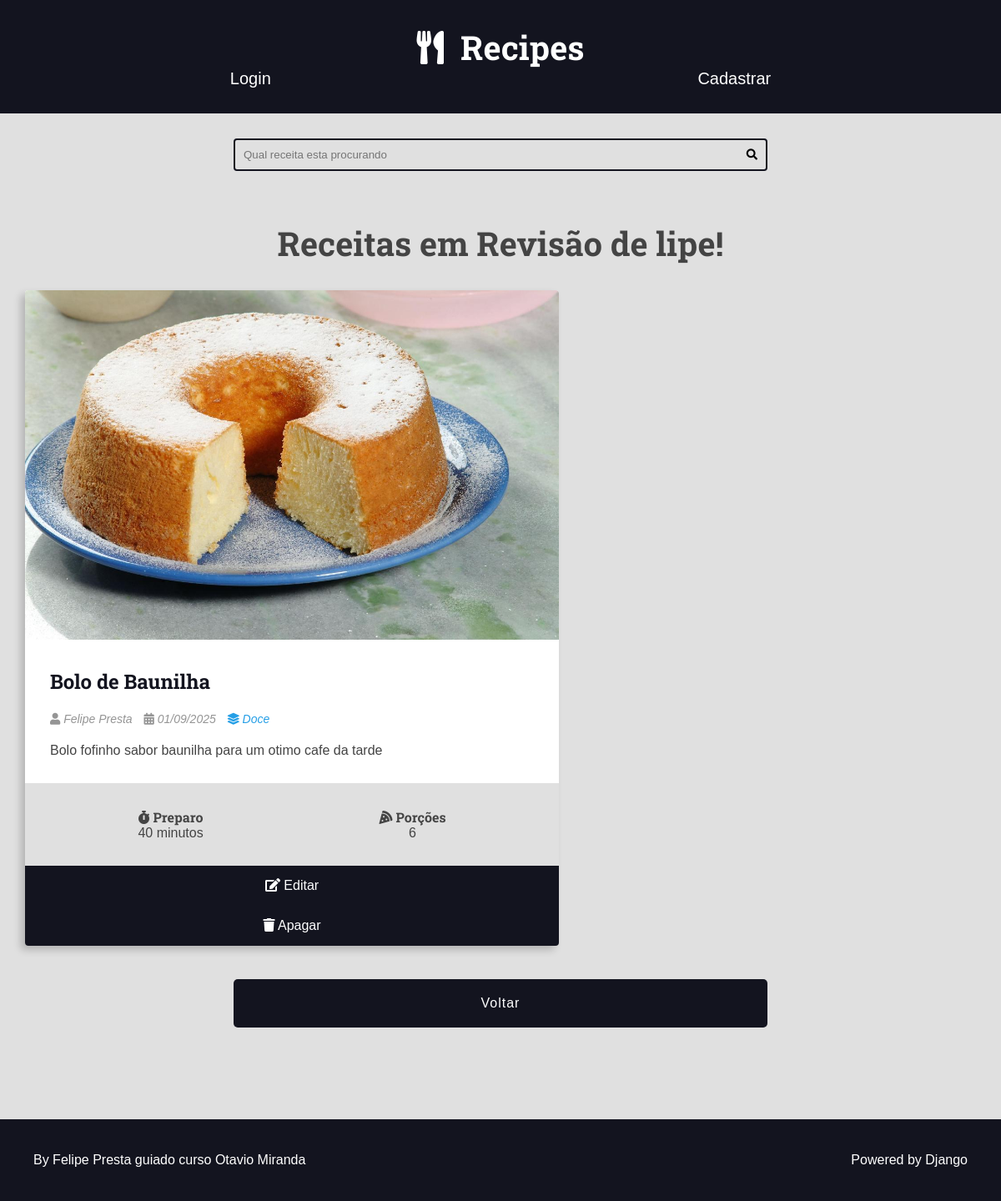
Page /receitas_em_revisao/ (signed in) on the committed database.
### recipes/models.py (models this page shows, shortened)
class Recipe(models.Model):
    tittle = models.CharField(max_length=65)
    description = models.CharField(max_length=165)
    slug = models.SlugField(unique=True)
    preparation_time = models.IntegerField()
    preparation_time_unit = models.CharField(max_length=65)
    servings_steps = models.IntegerField()
    servings_steps_unit = models.CharField(max_length=65, blank=True, null=True)
    preparation_steps = models.TextField()
    preparation_steps_is_html = models.BooleanField(default=False)
    created_at = models.DateTimeField(auto_now_add=True)
    updated_at = models.DateTimeField(auto_now=True)
    is_published = models.BooleanField(default=False)
    cover = models.ImageField(upload_to='recipes/covers/%Y/%m/%d/', blank=True)
    category = models.ForeignKey(Category, on_delete=models.SET_NULL, null=True)
    author = models.ForeignKey(User, on_delete=models.SET_NULL, null=True)

class Category(models.Model):
    name = models.CharField(max_length=65)

### authors/views.py (the view)
# urls.py: path('receitas_em_revisao/', views.receitas_em_revisao, name='receitas_em_revisao'),
@login_required(login_url='authors:login', redirect_field_name='next')
def receitas_em_revisao(request):
    recipes = Recipe.objects.filter(author=request.user, is_published=False)
    page_object, pagination_range = make_pagination(request, recipes, PER_PAGE)
    return render(request, 'authors/receitas_em_revisao.html',
    context = {
        'recipes': page_object,
        'pagination_range': pagination_range,
        'from_painel_de_usuario': True
    })

### utils/pagination.py (called while the page is built)
def make_pagination_range(page_range, qty_pages, current_page):
    middle_range = math.ceil(qty_pages / 2)
    total_pages = len(page_range)
    start_range = current_page - middle_range
    stop_range = current_page + middle_range
    if start_range < 0:
        start_range = 0
        stop_range = qty_pages
    if stop_range > total_pages:
        stop_range = total_pages
        start_range = total_pages - qty_pages
    if start_range < 0:
        start_range = 0
    pagination = page_range[start_range:stop_range]
    return {
        'pagination': pagination,
        'page_range': page_range,
        'qty_pages': qty_pages,
        'current_page': current_page,
        'total_pages': total_pages,
        'start_range': start_range,
        'stop_range': stop_range,
        'first_page_out_of_range': start_range > 0,
        'last_page_out_of_range': stop_range < total_pages,
    }

def make_pagination(request, queryset, per_page, qty_page=4):
    try:
        current_page = int(request.GET.get('page', 1))
    except ValueError:
        current_page = 1
    paginator = Paginator(queryset, per_page)
    page_object = paginator.get_page(current_page)
    pagination_range = make_pagination_range(
        paginator.page_range,
        qty_page,
        current_page
    )
    return page_object, pagination_range

### authors/templates/authors/receitas_em_revisao.html (shortened to what this page needs)
{% extends 'base.html' %}
{% block body %}
{% include 'recipes/partials/search.html' %}
<h2 class="center text-user-perfil">Receitas em Revisão de {{ request.user.username }}! </h2>
<div class="main-content-container">
    <div class="main-content main-content-list container">
        {% for recipe in recipes %}
            {% if recipe.author == request.user %}
                {% include 'recipes/partials/recipe.html' %}
        {% endif %}
        {% empty %}
            <h1>Nenhuma Receita a ser Revisada</h1>
        {% endfor %}
    </div>
    <div class="form-group form-content-grid center">
        <a href="{% url 'authors:pagina_de_usuario' %}">
          <button type="button">Voltar</button>
        </a>
    </div>
</div>
{% endblock %}

### recipes/templates/recipes/partials/recipe.html (shortened to what this page needs)
<div class="recipe recipe-list-item">
    {% if recipe.cover %}
        <div class="recipe-cover">
            <a href="{% url 'recipes:recipe_detail' recipe.id %}">
                 <img src="{{ recipe.cover.url }}" alt="temporario">
            </a>
        </div>
    {% endif %}
    <div class="recipe-title-container">
        <h2 class="recipe-title">
            <a href="{% url 'recipes:recipe_detail' recipe.id %}">
                {{ recipe.tittle }}
            </a>
        </h2>
    </div>
     <div class="recipe-author">
        <span class="recipe-author-item">
            <i class="fas fa-user"></i>
            {% if recipe.author.first_name %}
                {{ recipe.author.first_name }} {{ recipe.author.last_name }}
            {% else %}
                {{ recipe.author.username }}
            {% endif %}
        </span>
        <span class="recipe-author-item">
            <i class="fas fa-calendar-alt"></i>
            {{ recipe.created_at|date:"d/m/Y" }}
        </span>
        {% if recipe.category is not None %}
            <span class="recipe-author-item">
                <a href=" {% url 'recipes:category' recipe.category.id %}">
                    <i class="fas fa-layer-group"></i>
                    <span>{{ recipe.category.name }}</span>
                </a>
            </span>
        {% endif %}
    </div>
    <div class="recipe-content">
        <p>{{ recipe.description }}</p>
    </div>
     <div class="recipe-meta-container">
        <div class="recipe-meta recipe-preparation">
            <h3 class="recipe-meta-title"><i class="fas fa-stopwatch"></i> Preparo</h3>
            <div class="recipe-meta-text">
                {{ recipe.preparation_time }} {{ recipe.preparation_time_unit }}
            </div>
        </div>
        <div class="recipe-meta recipe-servings">
            <h3 class="recipe-meta-title"><i class="fas fa-pizza-slice"></i> Porções</h3>
            <div class="recipe-meta-text">
                {{ recipe.servings_steps }} {{ recipe.servings_unit }}
            </div>
        </div>
    </div>
    {% if user.is_authenticated and from_painel_de_usuario %}
        <div class="recipe-footer">
            <a href="{% url 'authors:editar_receita' recipe.id %}" class="recipe-read-more button button-dark button-full-width">
                <i class="fas fa-edit"></i> Editar
            </a>
            <form class="form-delete" id="delete-form-{{ recipe.id }}" action="{% url 'authors:apagar_receita' recipe.id %}" method="post">
                <button type="submit" class="recipe-read-more button button-dark button-full-width">
                    <i class="fas fa-trash"></i> Apagar
                </button>
</form>
        </div>
    {% endif %}
</div>

### static/css/style.css (style rules this page uses)
:root { --color-primary: #269fe6; --color-primary-hover: #2086c2; --color-primary-dark: #13141f; --color-primary-dark-hover: #212336; --color-primary-light: #d4ecfa; --color-primary-light-hover: #bdd8e7; --color-white: #fff; --color-black: #000; --color-dark-text: #444; --color-info-light: #cce5ff; --color-debug-light: #cce5ff; --color-success-light: #d4edda; --color-alert-light: #fff3cd; --color-warning-light: #fff3cd; --color-error-light: #f8d7da; --color-info-dark: #4d86c4; --color-debug-dark: #4d86c4; --color-success-dark: #4a9c5d; --color-alert-dark: #927f40; --color-warning-dark: #927f40; --color-error-dark: #da525d; --color-gray-0: #f9f9f9; --color-gray-1: #e0e0e0; --color-gray-2: #c7c7c7; --color-gray-3: #aeaeae; --color-gray-4: #959595; --color-gray-5: #7d7d7d; --color-gray-6: #646464; --color-gray-7: #4b4b4b; --color-gray-8: #323232; --color-gray-9: #191919; --font-primary: sans-serif; --font-headings: 'Roboto Slab', serif; --spacing-gutter-medium: 3rem; --spacing-gutter-large: 4rem; }
* { padding: 0; margin: 0; box-sizing: border-box; }
html { font-size: 62.5%; }
body { font-size: 1.6rem; font-family: var(--font-primary); background: var(--color-gray-1); color: var(--color-dark-text); }
h1, h2, h3, h4, h5, h6 { font-family: var(--font-headings); }
.container { max-width: 144rem; margin: 0 auto; padding: var(--spacing-gutter-medium); }
.main-content { padding-top: 0; }
.main-content-list { display: grid; grid-template-columns: repeat(auto-fit, minmax(340px, 1fr)); gap: var(--spacing-gutter-large); }
.recipe { background: var(--color-white); box-shadow: -5px 5px 10px rgba(0, 0, 0, .2); transform: scale(1); transition: all 300ms ease-in-out; border-radius: .4rem; overflow: hidden; }
.recipe img { max-width: 100%; }
.recipe-list-item { max-width: 64rem; height: fit-content; }
.recipe-title-container { padding: var(--spacing-gutter-medium); padding-bottom: 2rem; }
.recipe-title-container a { text-decoration: none; color: var(--color-primary-dark); }
.recipe-author { padding: 0 var(--spacing-gutter-medium); }
.recipe-author a { color: var(--color-primary); transition: all 300ms ease-in-out; text-decoration: none; }
.recipe-author-item { color: var(--color-gray-4); margin-right: 1rem; font-style: italic; font-size: 1.4rem; }
.recipe-meta-container { display: flex; flex-flow: row wrap; padding: var(--spacing-gutter-medium); background: var(--color-gray-1); }
.recipe-content { padding: var(--spacing-gutter-medium); padding-top: 2rem; }
.recipe-meta { display: flex; flex-flow: column nowrap; flex-shrink: 1; flex-grow: 1; text-align: center; }
.recipe-meta-title { font-size:1.6rem; }
.recipe-footer a { background: var(--color-primary-dark); display: block; color: var(--color-white); text-decoration: none; text-align: center; padding: 1.5rem var(--spacing-gutter-medium); transition: all 300ms ease-in-out; }
.center { text-align: center; }
.form-content-grid { display: grid; grid-template-columns: repeat(auto-fit, minmax(30rem, 1fr)); gap: calc(var(--spacing-gutter-medium)/2) var(--spacing-gutter-medium); }
.form-group button { margin: 1rem auto; width: 64rem; border-radius: 0.5rem; color: var(--color-white); background: var(--color-primary-dark); padding: 2rem; transition: all 300ms ease-in-out; border: none; font-size: 1.6rem; letter-spacing: 0.1rem; }
.text-user-perfil { font-size: 4rem; margin: 3rem; }
.form-group.center { max-width: 64rem; margin: 0 auto; text-align: center; }
.form-group.center button { width: 100%; padding: 2rem; border-radius: 0.5rem; background: var(--color-primary-dark); color: var(--color-white); font-size: 1.6rem; cursor: pointer; transition: all 0.3s ease-in-out; }
button.recipe-read-more { padding: 1.5rem; font-size: 1.6rem; width: 100%; border:none; background: var(--color-primary-dark); color: var(--color-white); align-items: center; }

### rows in the picture
Recipe: cover (picture), tittle "Bolo de Baunilha", author.first_name "Felipe", author.last_name "Presta", created_at "01/09/2025", category.name "Doce", description "Bolo fofinho sabor baunilha para um otimo cafe da tarde", preparation_time "40", preparation_time_unit "minutos", servings_steps "6"

### other values in the picture
{{ request.user.username }} "lipe"
